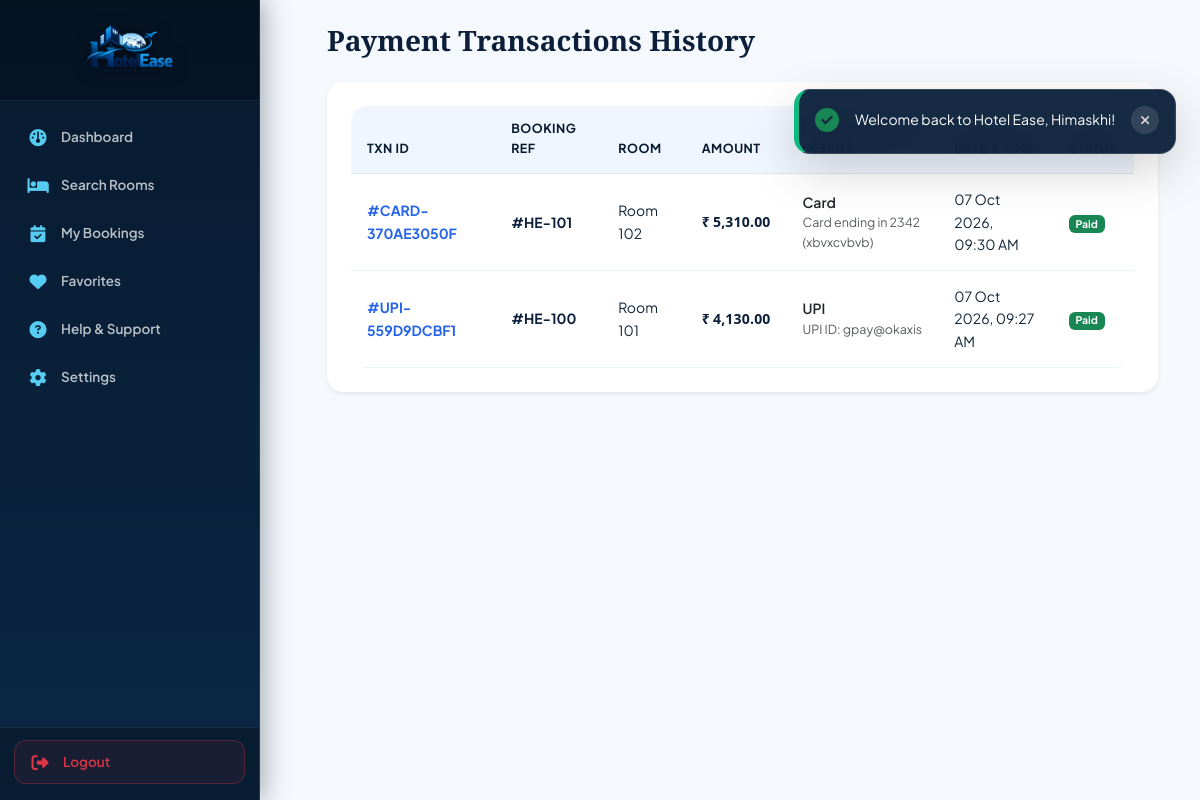
/user/payment-history.php (signed in), run on the app's committed database.
### tables this page shows
CREATE TABLE `payments` (
  `payment_id` int(11) NOT NULL,
  `booking_id` int(11) NOT NULL,
  `amount` decimal(10,2) NOT NULL,
  `payment_mode` enum('Cash','Card','UPI','Online Payment') DEFAULT 'Card',
  `transaction_id` varchar(100) DEFAULT NULL,
  `payment_details` text DEFAULT NULL,
  `payment_date` timestamp NOT NULL DEFAULT current_timestamp(),
  `payment_status` enum('Pending','Paid','Failed','Refunded') DEFAULT 'Paid'
);

CREATE TABLE `bookings` (
  `booking_id` int(11) NOT NULL,
  `customer_id` int(11) NOT NULL,
  `room_id` int(11) NOT NULL,
  `check_in` date NOT NULL,
  `check_out` date NOT NULL,
  `adults` int(11) DEFAULT 1,
  `children` int(11) DEFAULT 0,
  `special_request` text DEFAULT NULL,
  `booking_status` enum('Pending','Confirmed','Checked-In','Checked-Out','Cancelled') DEFAULT 'Pending',
  `total_amount` decimal(10,2) NOT NULL,
  `created_at` timestamp NOT NULL DEFAULT current_timestamp()
);

CREATE TABLE `rooms` (
  `room_id` int(11) NOT NULL,
  `room_no` varchar(20) NOT NULL,
  `room_type_id` int(11) NOT NULL,
  `price` decimal(10,2) NOT NULL,
  `capacity` int(11) NOT NULL DEFAULT 2,
  `description` text DEFAULT NULL,
  `amenities` text DEFAULT NULL,
  `image` varchar(255) DEFAULT NULL,
  `status` enum('Available','Reserved','Occupied','Maintenance') DEFAULT 'Available',
  `created_at` timestamp NOT NULL DEFAULT current_timestamp(),
  `floor` varchar(50) DEFAULT 'Floor 1',
  `bed_type` varchar(50) DEFAULT 'King Bed'
);

### user/payment-history.php (the view, shortened to what this page needs)
<?php
require_once __DIR__ . '/../includes/header.php';
$pdo = getDBConnection();
$userId = $_SESSION['user_id'];
$stmt = $pdo->prepare("SELECT p.*, b.booking_id, r.room_no FROM `payments` p JOIN `bookings` b ON p.booking_id = b.booking_id JOIN `rooms` r ON b.room_id = r.room_id WHERE b.customer_id = :uid ORDER BY p.payment_id DESC");
$stmt->execute(['uid' => $userId]);
$payments = $stmt->fetchAll();
?>
<div class="container py-4">
    <div class="row g-4">
        <div class="col-lg-3">
            <?php include __DIR__ . '/includes/sidebar.php'; ?>
        </div>
        <div class="col-lg-9">
            <h3 class="font-serif-title fw-bold text-navy mb-4">Payment Transactions History</h3>
            <div class="card border-0 shadow-sm rounded-4 p-4 bg-white">
                <div class="table-responsive">
                    <table class="table align-middle small mb-0">
                        <thead class="table-light">
                            <tr>
                                <th>Txn ID</th>
                                <th>Booking Ref</th>
                                <th>Room</th>
                                <th>Amount</th>
                                <th>Payment Mode &amp; Details</th>
                                <th>Date &amp; Time</th>
                                <th>Status</th>
                            </tr>
                        </thead>
                        <tbody>
                            <?php if (!empty($payments)): ?>
                                <?php foreach ($payments as $p): ?>
                                    <tr>
                                        <td class="fw-bold text-blue">#<?php echo htmlspecialchars($p['transaction_id'] ?? ('PAY-00' . $p['payment_id'])); ?></td>
                                        <td class="fw-bold text-navy">#HE-<?php echo $p['booking_id']; ?></td>
                                        <td>Room <?php echo htmlspecialchars($p['room_no']); ?></td>
                                        <td class="fw-bold text-navy"><?php echo format_price($p['amount']); ?></td>
                                        <td>
                                            <span class="fw-semibold text-dark"><?php echo htmlspecialchars($p['payment_mode']); ?></span>
                                            <?php if (!empty($p['payment_details'])): ?>
                                                <small class="d-block text-muted" style="font-size: 0.78rem;"><?php echo htmlspecialchars($p['payment_details']); ?></small>
                                            <?php endif; ?>
                                        </td>
                                        <td><?php echo date('d M Y, h:i A', strtotime($p['payment_date'])); ?></td>
                                        <td>
                                            <?php if ($p['payment_status'] === 'Paid'): ?>
                                                <span class="badge bg-success">Paid</span>
                                            <?php else: ?>
                                                <span class="badge bg-warning text-dark">Pending Check-In</span>
                                            <?php endif; ?>
                                        </td>
                                    </tr>
                                <?php endforeach; ?>
                            <?php else: ?>
                                <tr>
                                    <td colspan="7" class="text-center text-muted py-4">No payment transactions recorded.</td>
                                </tr>
                            <?php endif; ?>
                        </tbody>
                    </table>
                </div>
            </div>
        </div>
    </div>
</div>
<?php require_once __DIR__ . '/../includes/footer.php'; ?>

### config.php (shortened to what this page needs)
<?php
function get_current_currency() {
    return 'INR';
}
function format_price($amount, $targetCurrency = null, $asHtml = true) {
    $curr = $targetCurrency ?? get_current_currency();
    $amount = (float)$amount;
    $currencies = [
        'INR' => ['symbol' => '₹', 'rate' => 1.0],
        'USD' => ['symbol' => '$', 'rate' => 0.012],
        'EUR' => ['symbol' => '€', 'rate' => 0.011],
        'GBP' => ['symbol' => '£', 'rate' => 0.0095],
        'AED' => ['symbol' => 'AED ', 'rate' => 0.044]
    ];
    $info = $currencies[$curr] ?? $currencies['INR'];
    $converted = $amount * $info['rate'];
    $formattedNum = number_format($converted, 2);
    return '<span class="price-amount font-sans"><span class="currency-symbol">' . htmlspecialchars($info['symbol']) . '</span>' . $formattedNum . '</span>';
}
?>

### assets/css/hotel-ease.css (style rules this page uses)
:root { --navy: #071A2F; --deep-navy: #0B2744; --royal-blue: #1769E0; --blue: #2F80ED; --sky-blue: #56CCF2; --ice-blue: #EAF6FF; --background: #F6F9FC; --white: #FFFFFF; --gold: #D4AF5A; --light-gold: #F3D98B; --text: #12263A; --muted: #64748B; --border: #DCE6F0; --success: #16A34A; --warning: #F59E0B; --danger: #DC3545; --font-sans: 'Plus Jakarta Sans', 'Inter', -apple-system, BlinkMacSystemFont, sans-serif; --font-serif: 'Playfair Display', Georgia, serif; --gradient-primary: linear-gradient(135deg, #071A2F 0%, #0B2744 100%); --gradient-blue: linear-gradient(135deg, #1769E0 0%, #2F80ED 100%); --gradient-luxury: linear-gradient(135deg, #071A2F 0%, #1769E0 100%); --gradient-light: linear-gradient(135deg, #EAF6FF 0%, #FFFFFF 100%); --gradient-gold: linear-gradient(135deg, #D4AF5A 0%, #F3D98B 100%); --radius-sm: 8px; --radius-md: 14px; --radius-lg: 16px; --radius-pill: 50px; --shadow-sm: 0 4px 12px rgba(7, 26, 47, 0.04); --shadow-md: 0 8px 30px rgba(7, 26, 47, 0.08); --shadow-lg: 0 16px 40px rgba(7, 26, 47, 0.14); --shadow-glow: 0 8px 25px rgba(23, 105, 224, 0.3); --sidebar-width: 260px; --navbar-height: 68px; }
html { scroll-behavior: smooth; scroll-padding-top: var(--navbar-height); }
body { font-family: var(--font-sans); background-color: var(--background); color: var(--text); line-height: 1.6; margin: 0; padding: 0; }
h1, h2, h3, h4, h5, h6, .font-serif-title { font-family: var(--font-serif); color: var(--text); font-weight: 700; }
.text-navy { color: #071C32 !important; }
.card, .card-saas, .luxury-card { background-color: var(--white); border: 1px solid var(--border); border-radius: var(--radius-lg); box-shadow: var(--shadow-md); transition: all 0.3s cubic-bezier(0.165, 0.84, 0.44, 1); position: relative; overflow: hidden; }
.table-responsive { border-radius: var(--radius-lg); overflow: hidden; }
.table { margin-bottom: 0; }
.table thead th { background-color: #F0F6FF !important; color: var(--navy); font-weight: 700; text-transform: uppercase; font-size: 0.78rem; letter-spacing: 0.5px; padding: 0.85rem 1rem; border-bottom: 1px solid var(--border); }
.table tbody td { padding: 0.9rem 1rem; vertical-align: middle; border-bottom: 1px solid #EEF4FC; color: var(--text); }

### includes/header.php (style rules this page uses)
:root { --deep-navy: #0B1F3A; --royal-blue: #2563EB; --sky-blue: #38BDF8; --light-bg: #F5F8FC; --dark-text: #111827; --gold-accent: #C9A227; }
html { scroll-behavior: smooth; scroll-padding-top: 80px; }
body { font-family: 'Plus Jakarta Sans', sans-serif; background-color: var(--light-bg); color: var(--dark-text); }
.font-serif-title { font-family: 'Playfair Display', serif; }
.text-navy { color: var(--deep-navy) !important; }
.text-blue { color: var(--royal-blue) !important; }
::placeholder, .form-control::placeholder, .form-select::placeholder { color: #64748b !important; opacity: 0.85 !important; }
.price-amount { font-family: system-ui, -apple-system, "Segoe UI", Roboto, sans-serif !important; letter-spacing: 0.2px; display: inline-flex; align-items: baseline; white-space: nowrap; }
.currency-symbol { font-family: system-ui, -apple-system, sans-serif !important; margin-right: 3px; font-weight: 700; }

### user/includes/sidebar.php (style rules this page uses)
:root { --sidebar-navy: #071A2F; --sidebar-deep: #0B2744; --sidebar-blue: #1769E0; --sidebar-gold: #D4AF5A; --sidebar-width: 260px; }

### data on the page
payments: transaction "CARD-370AE3050F", booking.booking_id "101", rooms.room_no "102", amount "5,310.00", payment_mode "Card", payment_details "Card ending in 2342 (xbvxcvbvb)", payment_date "07 Oct 2026, 09:30 AM", payment_status "Paid"
payments: transaction "UPI-559D9DCBF1", booking.booking_id "100", rooms.room_no "101", amount "4,130.00", payment_mode "UPI", payment_details "UPI ID: gpay@okaxis", payment_date "07 Oct 2026, 09:27 AM", payment_status "Paid"

### other printed values
strip_tags($toast['message']) "Welcome back to Hotel Ease, Himaskhi!"
